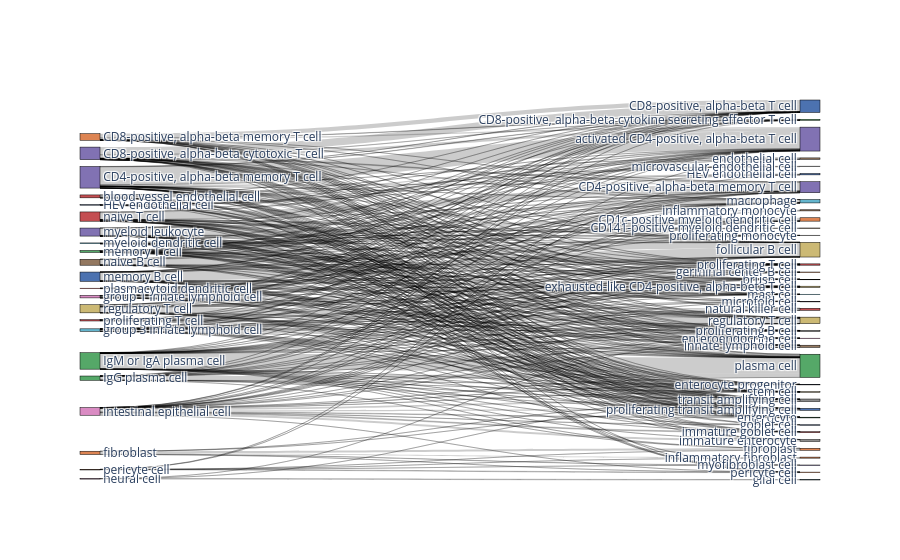
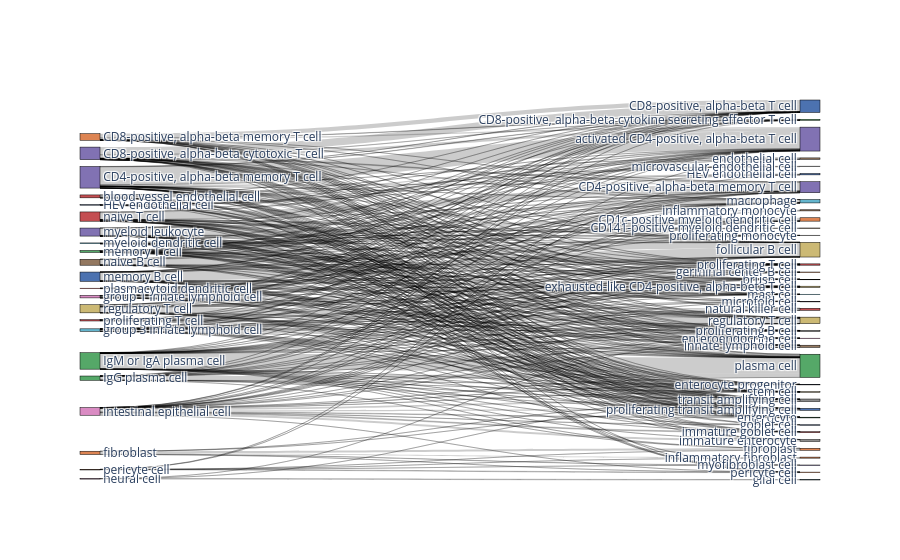

Source (notebook cell) for these figures, in order:
### Markdown cell above
Write out metrics to a report file, create confusion matrices and comparative umap plots

### Code cell
%matplotlib inline

bc.tl.report(
    adata_pred=adata_predicted,
    celltype=celltype_test, 
    method=method, 
    analysis_name=analysis_name,
    train_datasets = adata_trains,
    test_dataset = adata_orig,
    merge = merge,
    name_prediction='auto_annot', 
    name_report='auto_annot', 
    use_raw=use_raw,
    remove_nonshared=True, 
    clustering='leiden', 
    asymmetric_matrix=True, 
    delimiter='\t', 
    verbose=True
)

### Figure 1 — Plotly figure (JSON) as saved in the notebook; plotly's stock layout.template omitted (floating-point values rounded to 4 significant figures; data arrays with more than 128 entries replaced by an {"elided": "..."} marker saying what was removed)
{"data": [{"link": {"source": {"elided": "369 int values"}, "target": {"elided": "369 int values"}, "value": {"elided": "369 int values"}}, "node": {"color": ["#8172b3", "#8172b3", "#dd8452", "#4c72b0", "#55a868", "#55a868", "#c44e52", "#dd8452", "#da8bc3", "#64b5cd", "#da8bc3", "#4c72b0", "#55a868", "#64b5cd", "#8172b3", "#937860", "#c44e52", "#da8bc3", "#dd8452", "#c44e52", "#c44e52", "#ccb974", "#dd8452", "#8172b3", "#4c72b0", "#55a868", "#937860", "#4c72b0", "#8172b3", "#ccb974", "#937860", "#55a868", "#4c72b0", "#da8bc3", "#ccb974", "#dd8452", "#ccb974", "#dd8452", "#64b5cd", "#4c72b0", "#8c8c8c", "#c44e52", "#dd8452", "#937860", "#937860", "#64b5cd", "#64b5cd", "#da8bc3", "#8c8c8c", "#8172b3", "#c44e52", "#dd8452", "#55a868", "#8c8c8c", "#c44e52", "#8c8c8c", "#4c72b0", "#ccb974", "#ccb974", "#8c8c8c"], "label": ["CD4-positive, alpha-beta memory T cell", "CD8-positive, alpha-beta cytotoxic T cell", "CD8-positive, alpha-beta memory T cell", "HEV endothelial cell", "IgG plasma cell", "IgM or IgA plasma cell", "blood vessel endothelial cell", "fibroblast", "group 1 innate lymphoid cell", "group 3 innate lymphoid cell", "intestinal epithelial cell", "memory B cell", "memory T cell", "myeloid dendritic cell", "myeloid leukocyte", "naive B cell", "naive T cell", "neural cell", "pericyte cell", "plasmacytoid dendritic cell", "proliferating T cell", "regulatory T cell", "CD1c-positive myeloid dendritic cell", "CD4-positive, alpha-beta memory T cell", "CD8-positive, alpha-beta T cell", "CD8-positive, alpha-beta cytokine secreting effector T cell", "CD141-positive myeloid dendritic cell", "HEV endothelial cell", "activated CD4-positive, alpha-beta T cell", "brush cell", "endothelial cell", "enterocyte", "enterocyte progenitor", "enteroendocrine cell", "exhausted-like CD4-positive, alpha-beta T cell", "fibroblast", "follicular B cell", "germinal center B cell", "glial cell", "goblet cell", "immature enterocyte", "immature goblet cell", "inflammatory fibroblast", "inflammatory monocyte", "innate lymphoid cell", "macrophage", "mast cell", "microfold cell", "microvascular endothelial cell", "myofibroblast cell", "natural killer cell", "pericyte cell", "plasma cell", "proliferating B cell", "proliferating T cell", "proliferating monocyte", "proliferating transit amplifying cell", "regulatory T cell", "stem cell", "transit amplifying cell"], "line": {"color": "black", "width": 0.5}, "pad": 15, "thickness": 20}, "type": "sankey"}], "layout": {}}

### Figure 2 — Plotly figure (JSON) as saved in the notebook; plotly's stock layout.template omitted (floating-point values rounded to 4 significant figures; data arrays with more than 128 entries replaced by an {"elided": "..."} marker saying what was removed)
{"data": [{"link": {"source": {"elided": "369 int values"}, "target": {"elided": "369 int values"}, "value": {"elided": "369 int values"}}, "node": {"color": ["#8172b3", "#8172b3", "#dd8452", "#4c72b0", "#55a868", "#55a868", "#c44e52", "#dd8452", "#da8bc3", "#64b5cd", "#da8bc3", "#4c72b0", "#55a868", "#64b5cd", "#8172b3", "#937860", "#c44e52", "#da8bc3", "#dd8452", "#c44e52", "#c44e52", "#ccb974", "#dd8452", "#8172b3", "#4c72b0", "#55a868", "#937860", "#4c72b0", "#8172b3", "#ccb974", "#937860", "#55a868", "#4c72b0", "#da8bc3", "#ccb974", "#dd8452", "#ccb974", "#dd8452", "#64b5cd", "#4c72b0", "#8c8c8c", "#c44e52", "#dd8452", "#937860", "#937860", "#64b5cd", "#64b5cd", "#da8bc3", "#8c8c8c", "#8172b3", "#c44e52", "#dd8452", "#55a868", "#8c8c8c", "#c44e52", "#8c8c8c", "#4c72b0", "#ccb974", "#ccb974", "#8c8c8c"], "label": ["CD4-positive, alpha-beta memory T cell", "CD8-positive, alpha-beta cytotoxic T cell", "CD8-positive, alpha-beta memory T cell", "HEV endothelial cell", "IgG plasma cell", "IgM or IgA plasma cell", "blood vessel endothelial cell", "fibroblast", "group 1 innate lymphoid cell", "group 3 innate lymphoid cell", "intestinal epithelial cell", "memory B cell", "memory T cell", "myeloid dendritic cell", "myeloid leukocyte", "naive B cell", "naive T cell", "neural cell", "pericyte cell", "plasmacytoid dendritic cell", "proliferating T cell", "regulatory T cell", "CD1c-positive myeloid dendritic cell", "CD4-positive, alpha-beta memory T cell", "CD8-positive, alpha-beta T cell", "CD8-positive, alpha-beta cytokine secreting effector T cell", "CD141-positive myeloid dendritic cell", "HEV endothelial cell", "activated CD4-positive, alpha-beta T cell", "brush cell", "endothelial cell", "enterocyte", "enterocyte progenitor", "enteroendocrine cell", "exhausted-like CD4-positive, alpha-beta T cell", "fibroblast", "follicular B cell", "germinal center B cell", "glial cell", "goblet cell", "immature enterocyte", "immature goblet cell", "inflammatory fibroblast", "inflammatory monocyte", "innate lymphoid cell", "macrophage", "mast cell", "microfold cell", "microvascular endothelial cell", "myofibroblast cell", "natural killer cell", "pericyte cell", "plasma cell", "proliferating B cell", "proliferating T cell", "proliferating monocyte", "proliferating transit amplifying cell", "regulatory T cell", "stem cell", "transit amplifying cell"], "line": {"color": "black", "width": 0.5}, "pad": 15, "thickness": 20}, "type": "sankey"}], "layout": {}}
